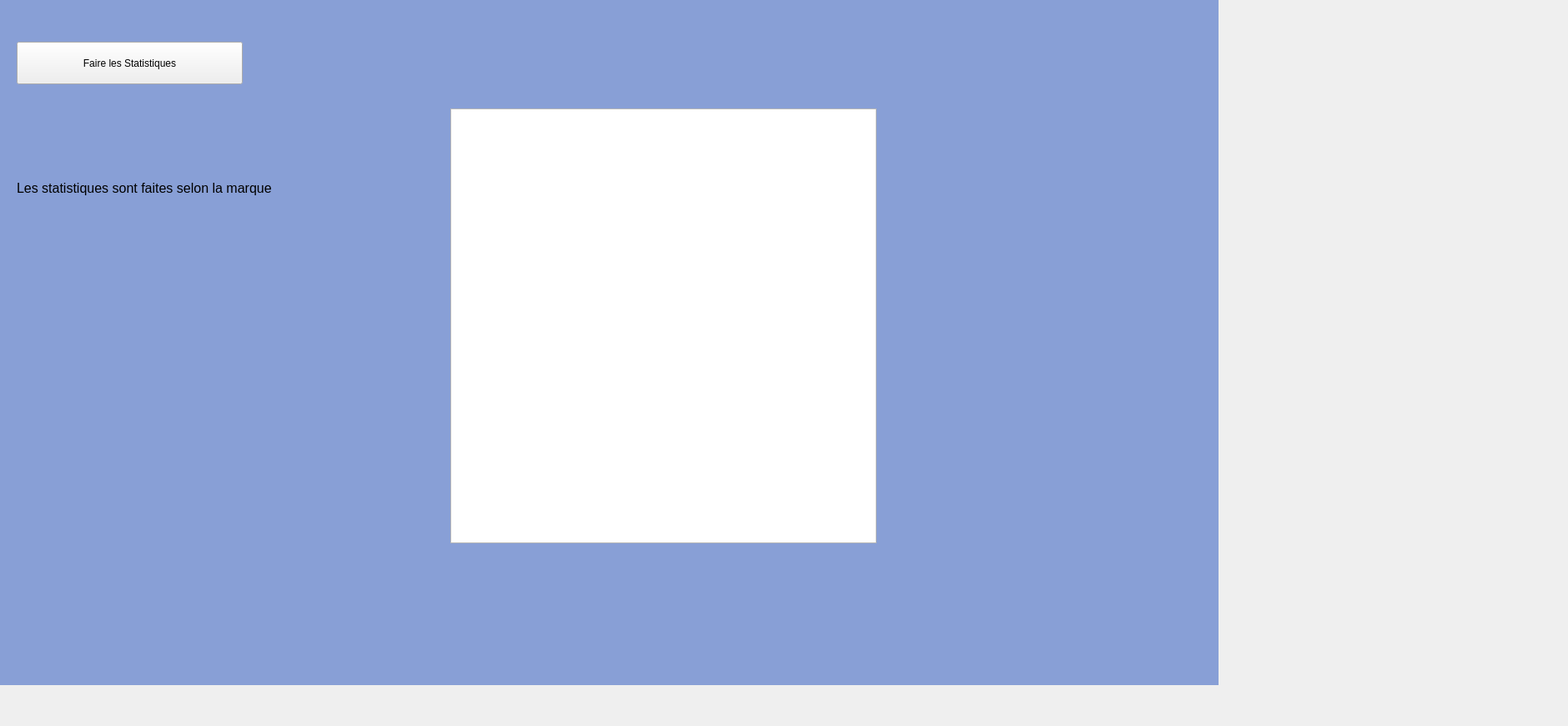
      <widget class="QWidget" name="statistiques">
       <attribute name="title">
        <string>Statistiques</string>
       </attribute>
       <widget class="QLabel" name="fond_2">
        <property name="geometry">
         <rect>
          <x>-10</x>
          <y>0</y>
          <width>1471</width>
          <height>821</height>
         </rect>
        </property>
        <property name="sizePolicy">
         <sizepolicy hsizetype="Preferred" vsizetype="Preferred">
          <horstretch>5</horstretch>
          <verstretch>5</verstretch>
         </sizepolicy>
        </property>
        <property name="sizeIncrement">
         <size>
          <width>5</width>
          <height>5</height>
         </size>
        </property>
        <property name="baseSize">
         <size>
          <width>5</width>
          <height>5</height>
         </size>
        </property>
        <property name="mouseTracking">
         <bool>true</bool>
        </property>
        <property name="tabletTracking">
         <bool>true</bool>
        </property>
        <property name="styleSheet">
         <string notr="true">background-color: rgb(136, 159, 214); 
border-color: rgb(255, 255, 255);</string>
        </property>
        <property name="text">
         <string/>
        </property>
        <property name="pixmap">
         <pixmap>../WhatsApp Image 2024-10-05 at 6.18.21 PM.jpeg</pixmap>
        </property>
        <property name="scaledContents">
         <bool>true</bool>
        </property>
       </widget>
       <widget class="QLabel" name="boulouna_3">
        <property name="geometry">
         <rect>
          <x>1060</x>
          <y>-40</y>
          <width>801</width>
          <height>591</height>
         </rect>
        </property>
        <property name="text">
         <string/>
        </property>
        <property name="pixmap">
         <pixmap>../../OneDrive/Desktop/education/projet/app desktop c++/interface/boulouna.png</pixmap>
        </property>
       </widget>
       <widget class="QLabel" name="boulouna_4">
        <property name="geometry">
         <rect>
          <x>1070</x>
          <y>270</y>
          <width>801</width>
          <height>591</height>
         </rect>
        </property>
        <property name="text">
         <string/>
        </property>
        <property name="pixmap">
         <pixmap>../../OneDrive/Desktop/education/projet/app desktop c++/interface/boulouna.png</pixmap>
        </property>
       </widget>
       <widget class="QLabel" name="graphecercle">
        <property name="geometry">
         <rect>
          <x>50</x>
          <y>350</y>
          <width>391</width>
          <height>311</height>
         </rect>
        </property>
        <property name="text">
         <string/>
        </property>
        <property name="pixmap">
         <pixmap>../../OneDrive/Desktop/education/projet/app desktop c++/interface/graphe2.png</pixmap>
        </property>
       </widget>
       <widget class="QLabel" name="paragraphe">
        <property name="geometry">
         <rect>
          <x>20</x>
          <y>130</y>
          <width>481</width>
          <height>231</height>
         </rect>
        </property>
        <property name="styleSheet">
         <string notr="true"/>
        </property>
        <property name="text">
         <string>&lt;html&gt;&lt;head/&gt;&lt;body&gt;&lt;p&gt;&lt;span style=&quot; font-size:12pt; color:#000000;&quot;&gt;Les statistiques sont faites selon la marque&lt;/span&gt;&lt;/p&gt;&lt;p&gt;&lt;br/&gt;&lt;/p&gt;&lt;/body&gt;&lt;/html&gt;</string>
        </property>
       </widget>
       <widget class="QPushButton" name="stat">
        <property name="geometry">
         <rect>
          <x>20</x>
          <y>50</y>
          <width>271</width>
          <height>51</height>
         </rect>
        </property>
        <property name="text">
         <string>Faire les Statistiques</string>
        </property>
       </widget>
       <widget class="QTableView" name="statview">
        <property name="geometry">
         <rect>
          <x>540</x>
          <y>130</y>
          <width>511</width>
          <height>521</height>
         </rect>
        </property>
       </widget>
      </widget>
